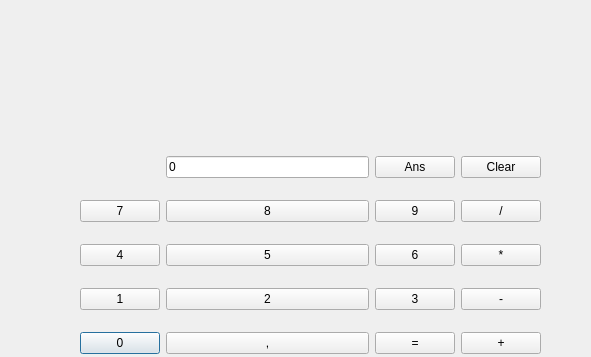
<?xml version="1.0" encoding="UTF-8"?>
<ui version="4.0">
 <class>calculatrice</class>
 <widget class="QDialog" name="calculatrice">
  <property name="geometry">
   <rect>
    <x>0</x>
    <y>0</y>
    <width>591</width>
    <height>357</height>
   </rect>
  </property>
  <property name="windowTitle">
   <string>Dialog</string>
  </property>
  <widget class="QWidget" name="layoutWidget">
   <property name="geometry">
    <rect>
     <x>80</x>
     <y>140</y>
     <width>461</width>
     <height>231</height>
    </rect>
   </property>
   <layout class="QGridLayout" name="gridLayout">
    <item row="4" column="0">
     <widget class="QPushButton" name="number0">
      <property name="text">
       <string>0</string>
      </property>
     </widget>
    </item>
    <item row="4" column="1">
     <widget class="QPushButton" name="virguleBouton">
      <property name="text">
       <string>,</string>
      </property>
     </widget>
    </item>
    <item row="3" column="0">
     <widget class="QPushButton" name="number1">
      <property name="text">
       <string>1</string>
      </property>
     </widget>
    </item>
    <item row="3" column="1">
     <widget class="QPushButton" name="number2">
      <property name="text">
       <string>2</string>
      </property>
     </widget>
    </item>
    <item row="3" column="2">
     <widget class="QPushButton" name="number3">
      <property name="text">
       <string>3</string>
      </property>
     </widget>
    </item>
    <item row="2" column="0">
     <widget class="QPushButton" name="number4">
      <property name="text">
       <string>4</string>
      </property>
     </widget>
    </item>
    <item row="2" column="1">
     <widget class="QPushButton" name="number5">
      <property name="text">
       <string>5</string>
      </property>
     </widget>
    </item>
    <item row="2" column="2">
     <widget class="QPushButton" name="number6">
      <property name="text">
       <string>6</string>
      </property>
     </widget>
    </item>
    <item row="1" column="0">
     <widget class="QPushButton" name="number7">
      <property name="text">
       <string>7</string>
      </property>
     </widget>
    </item>
    <item row="1" column="1">
     <widget class="QPushButton" name="number8">
      <property name="text">
       <string>8</string>
      </property>
     </widget>
    </item>
    <item row="1" column="2">
     <widget class="QPushButton" name="number9">
      <property name="text">
       <string>9</string>
      </property>
     </widget>
    </item>
    <item row="4" column="3">
     <widget class="QPushButton" name="additionnerBouton">
      <property name="text">
       <string>+</string>
      </property>
     </widget>
    </item>
    <item row="3" column="3">
     <widget class="QPushButton" name="soustraireBouton">
      <property name="text">
       <string>-</string>
      </property>
     </widget>
    </item>
    <item row="2" column="3">
     <widget class="QPushButton" name="multiplierBouton">
      <property name="text">
       <string>*</string>
      </property>
     </widget>
    </item>
    <item row="1" column="3">
     <widget class="QPushButton" name="diviserBouton">
      <property name="text">
       <string>/</string>
      </property>
     </widget>
    </item>
    <item row="4" column="2">
     <widget class="QPushButton" name="calculBouton">
      <property name="text">
       <string>=</string>
      </property>
     </widget>
    </item>
    <item row="0" column="3">
     <widget class="QPushButton" name="clearBouton">
      <property name="text">
       <string>Clear</string>
      </property>
     </widget>
    </item>
    <item row="0" column="2">
     <widget class="QPushButton" name="ansBouton">
      <property name="text">
       <string>Ans</string>
      </property>
     </widget>
    </item>
    <item row="0" column="1">
     <widget class="QLineEdit" name="resultLine">
      <property name="layoutDirection">
       <enum>Qt::RightToLeft</enum>
      </property>
      <property name="text">
       <string>0</string>
      </property>
      <property name="readOnly">
       <bool>true</bool>
      </property>
     </widget>
    </item>
   </layout>
  </widget>
 </widget>
 <resources/>
 <connections/>
</ui>
